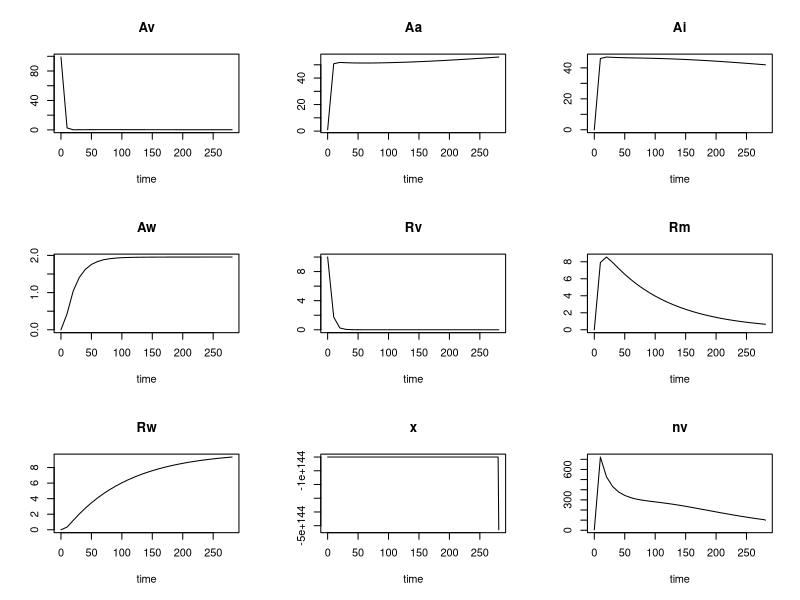
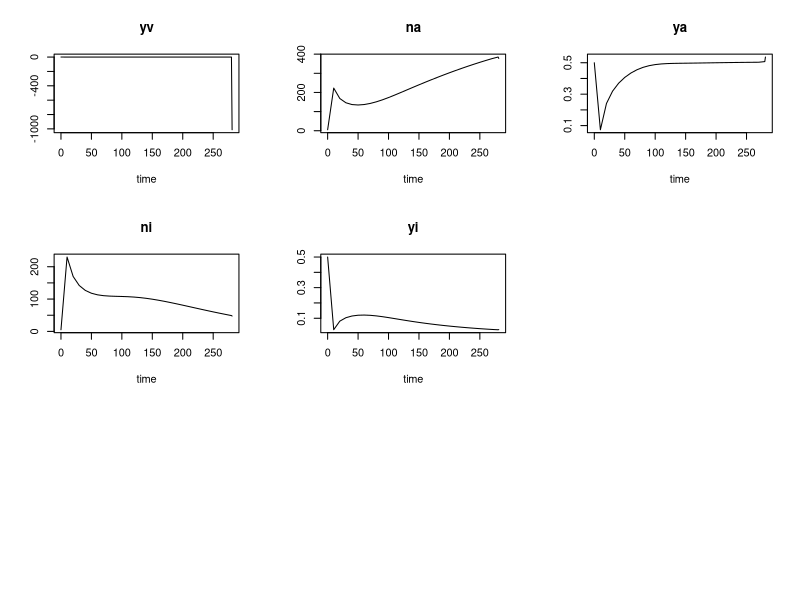

Reproduce these figures in R, in order.
#!/usr/bin/Rscript

library(deSolve)

## ==============================================================================
## Numerical solution of a far too complex model, a
## system of ordinary differential equations
## ==============================================================================
Rtotal <- 10
Atotal <- 100
parameters <- c(AT = Atotal,
                RT = Rtotal,
                am = 0.001,
                aa = 0.0011,
                awv = 0.05,
                aw = 0.001,
                ai = 0.001,
                
                krm = 0.001,
                krw = 0.01,
                kxn = 0.01,
                kwm = 0,05,
                
                betavv = 0.1,
                betaav = 0.08,
                betaiv = 0.08,

                betava = 0.08,
                betaaa = 0.1,
                betaia = 0.08,
                betavi = 0.08,
                betaai = 0.08,
                betaii = 0.1,
                
                mad = 0.05,
                ra  = 0.3,
                rv = 0.3,
		ri = 0.1,	
                rx  = 2.0,
                Kp = 100,
                kxn  = 0.005,
                mjuv = 0.06,
                Kc =10)


state <- c(Av = Atotal - 1,
           Aa = 1,
           Ai = 0.0,
           Aw = 0.0,
           Rv = Rtotal,
           Rm = 0.0,
           Rw = 0.0,
           x  = 10,
	   nv = 5,	
           yv = 0.5,
           na = 5,
           ya = 0.5,
           ni = 5,
           yi = 0.5)






## the ODE system

worldmodel <- function(t, state, parameters) {
    with(as.list(c(state, parameters)),{

# rate of changes

#
# Areas
#

# virgin land

        dAv <- - ( am * ni + aa * na ) * (AT - Aa - Ai - Aw) + awv * Aw

# agricultural land

        dAa <- aa * na * (AT - Aa - Ai - Aw) - aw * Aa

# industrial land

        dAi <- am * ni * (AT - Aa - Ai - Aw) - ai * Ai

# land that are no longer used which will be recycled

        dAw <- aw * Aa + ai * Ai - awv * Aw

# resource dynamics
# Virgin resource which is mined by the industrial population

        dRv <- -krm * (RT - Rm - Rw) * ni

# material in use
# dynamics included, but it has no impact on dynamics of industrial population *shit*
        dRm <- krm * (RT - Rm - Rw) * ni - krw * Rm  + kwm * ni * Rw

# waste resource
        dRw <- krw * Rm - kwm * ni *Rw

# coal or energy. not implemented yet
#        dCf <- 1

# hunter & gatherer
# these utilize a natural resource with population dynamics

        dx  <- rx*x*(1-x/Av/Kp ) - kxn*x*nv

# adults and youth, respectively

        dnv <- (betavv*yv + betaav*ya + betaiv*yi - mad)*nv
        dyv <- rv*kxn*x*nv               - (betavv*nv + betava*na + betavi*ni + mjuv)*yv

# farming population

  	

        dna <- (betava*yv + betaaa*ya + betaia*yi  - mad)*na
        dya <- ra*na*(1-(na+ni)/Aa/Kc) - (betaav*nv + betaaa*na + betaai*ni + mjuv)*ya

# industrial population

        dni <- (betavi*yv + betaai*ya + betaii*yi - mad)*ni                
        dyi <- ri*ni*(1-(na+ni)/Aa/Kc) - (betaiv*nv + betaia*na + betaii*ni + mjuv)*yi




# return the rate of change

        list(c(dAv, dAa, dAi, dAw, dRv, dRm, dRw, dx, dnv, dyv, dna, dya, dni, dyi))

    })

}

step <- 10
time <- seq(0, 1000, by = step)

out <- ode(y = state, times = time, func = worldmodel, parms = parameters)

head(out)

plot(out)


# matplot(out[,"time"],out, xlab = "Time ", type="l", ylab = "Numbers",col="black")

# legend("topright", inset=0, legend=c("X (susceptible)", "Y (infected)", "Z (immune)"),  lty=1:3,  col="black",  bty = "n", horiz=FALSE)
# mtext(outer = TRUE, side = 3, "SIR Model", cex = 1.5)
